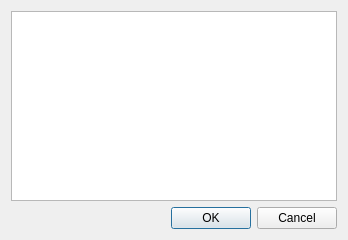
<?xml version="1.0" encoding="UTF-8"?>
<ui version="4.0">
 <class>Dialog</class>
 <widget class="QDialog" name="Dialog">
  <property name="geometry">
   <rect>
    <x>0</x>
    <y>0</y>
    <width>348</width>
    <height>240</height>
   </rect>
  </property>
  <property name="windowTitle">
   <string>Dialog</string>
  </property>
  <property name="modal">
   <bool>true</bool>
  </property>
  <layout class="QVBoxLayout" name="verticalLayout">
   <item>
    <widget class="QListView" name="messages">
     <property name="editTriggers">
      <set>QAbstractItemView::NoEditTriggers</set>
     </property>
    </widget>
   </item>
   <item>
    <widget class="QDialogButtonBox" name="buttonBox">
     <property name="standardButtons">
      <set>QDialogButtonBox::Cancel|QDialogButtonBox::Ok</set>
     </property>
     <property name="centerButtons">
      <bool>false</bool>
     </property>
    </widget>
   </item>
  </layout>
 </widget>
 <resources/>
 <connections/>
</ui>
